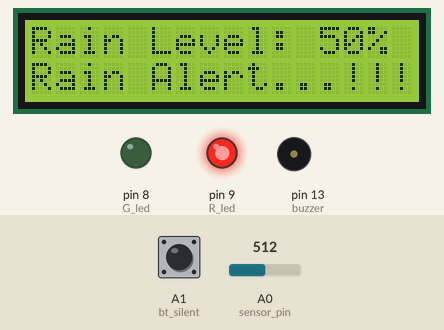
Simulated run of this sketch. Board: Arduino Uno, built with avr-gcc and run on an emulated ATmega328P. Shown: 16×2 character LCD, output pins drawn as LEDs (lit = HIGH), buzzer (waves = sounding, pin HIGH). The inputs (shaded band) are chosen by the test bench; at power-on: A0 (sensor_pin) = 512, A1 (bt_silent) HIGH.

Above: at 3.3 s.
3.4 s: A0 (sensor_pin) set to 646
At 4.01 s:
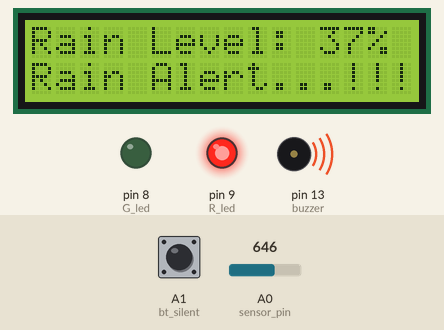
5.3 s: A0 (sensor_pin) set to 681
At 6.6 s:
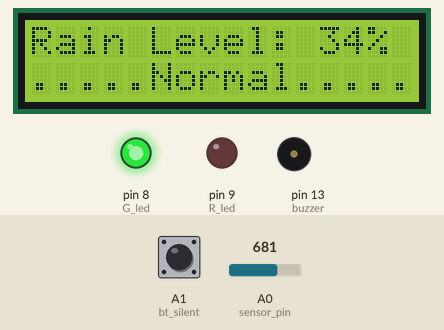
7.0 s: A0 (sensor_pin) set to 511
At 7.19 s:
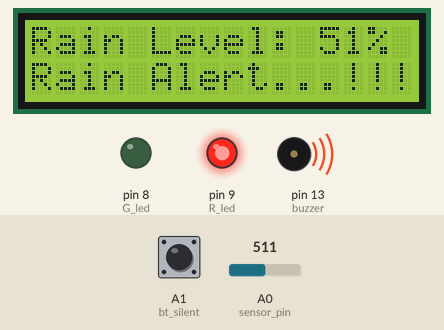
8.5 s: A1 (bt_silent) pulled LOW for 0.5 s
At 9.5 s:
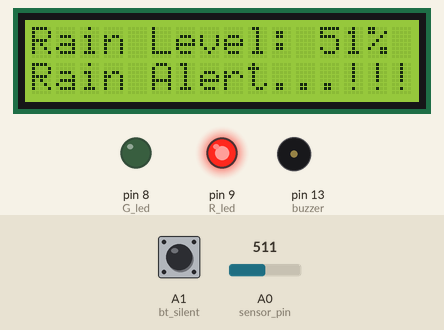
Timing chart, 0 to 11.5 s (numbered marks = the images above; inputs shaded):
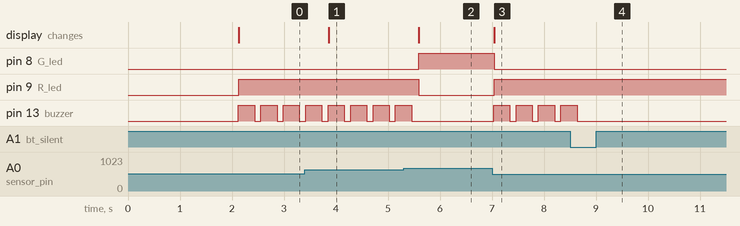

Measured:
- the behaviour switches between 664 and 665 on A0 (sensor_pin) (found by bisection; images 1 and 2)
- after the input at 3.4 s, the display: changes after 0.46 s (image 1)
- after the input at 5.3 s, pin 8 (G_led): LOW → HIGH after 0.29 s; pin 9 (R_led): HIGH → LOW after 0.29 s; pin 13 (buzzer): goes on until 5.5 s, then stays LOW; the display: changes after 0.29 s (image 2)
- after the input at 7.0 s, pin 8 (G_led): HIGH → LOW at once; pin 9 (R_led): LOW → HIGH at once; pin 13 (buzzer): alternates HIGH for 0.31 s and LOW for 0.12 s, starting at once; the display: changes at once (image 3)
- after the input at 8.5 s, pin 13 (buzzer): goes on until 8.6 s, then stays LOW
- by itself, pin 13 (buzzer): alternates HIGH for 0.31 s and LOW for 0.12 s

The sketch:

Rain-meter.ino
```cpp
#include <LiquidCrystal_I2C.h>
LiquidCrystal_I2C lcd(0x27, 16, 2);

#define sensor_pin A0
int adc_value;
int percent_value;

#define bt_silent  A1
int silent=0;

#define G_led 8
#define R_led 9

#define buzzer 13

void setup() { // put your setup code here, to run once

pinMode(sensor_pin, INPUT);

pinMode(bt_silent, INPUT_PULLUP);

pinMode(R_led,OUTPUT); // declare Red LED as output
pinMode(G_led,OUTPUT); // declare Green LED as output
pinMode(buzzer,OUTPUT); // declare Buzzer as output

lcd.init(); // Configura lcd numero columnas y filas
lcd.backlight();
lcd.clear();
lcd.setCursor (0,0);
lcd.print("   Welcome To   ");
lcd.setCursor (0,1);
lcd.print(" Rain  Detector ");
delay(2000);
lcd.clear();
}

void loop() {

adc_value= analogRead(sensor_pin);
percent_value = map(adc_value,0,1023,100,0);

if(digitalRead (bt_silent) == 0){
silent = 1;
delay(100);
}

lcd.setCursor(0, 0);
lcd.print("Rain Level: ");
lcd.print(percent_value);
lcd.print("%  ");

lcd.setCursor(0, 1);
if(percent_value>35){
if(silent==0){digitalWrite(buzzer, HIGH);}
lcd.print("Rain Alert...!!!");
digitalWrite(G_led, LOW); // Turn LED off.
digitalWrite(R_led, HIGH);  // Turn LED on.
delay(300);
}else{ silent=0;
lcd.print(".....Normal.....");
digitalWrite(G_led, HIGH); // Turn LED on.
digitalWrite(R_led, LOW);  // Turn LED off.
}

digitalWrite(buzzer, LOW);
delay(100);
}
```
